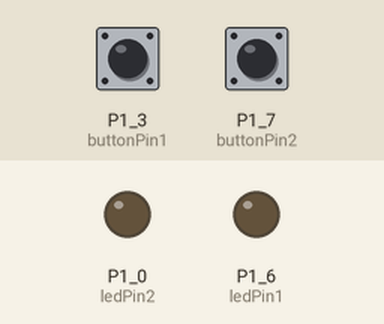
The sketch below on a simulated TI MSP430 LaunchPad. Shown: output pins drawn as LEDs (lit = HIGH). Inputs (shaded band) come from the test bench; at power-on: P1_3 (buttonPin1) HIGH, P1_7 (buttonPin2) HIGH. What the sketch prints to the serial monitor is not drawn.

Above: at 1.2 s.
1.3 s: P1_3 (buttonPin1) pulled LOW for 0.15 s
At 2.3 s:
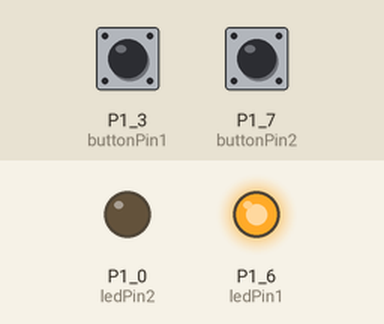
4.4 s: P1_7 (buttonPin2) pulled LOW for 3.2 s
At 7.3 s:
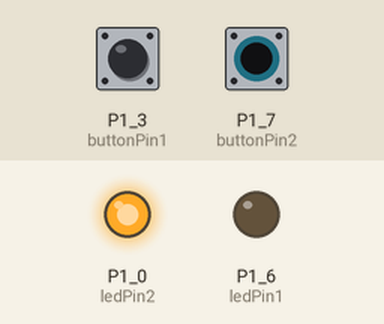
9.1 s: P1_3 (buttonPin1) pulled LOW for 3.2 s
At 12.3 s:
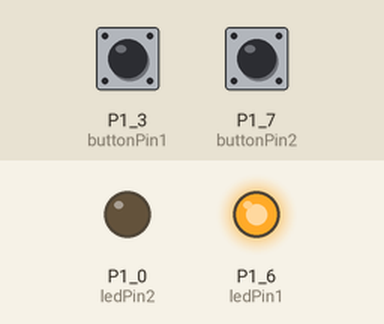
Timing chart, 0 to 17.8 s (numbered marks = the images above; inputs shaded):
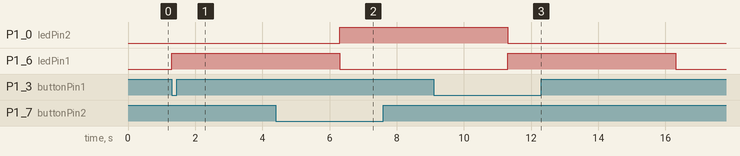

The sketch:

GSM_TEST_BUTTON_ino.ino
```cpp
const int buttonPin1 = PUSH2;     // the number of the pushbutton pin
const int buttonPin2 = P1_7;     // the number of the pushbutton pin
const int ledPin1 =  GREEN_LED;      // the number of the LED pin
const int ledPin2 =  RED_LED;      // the number of the LED pin

// variables will change:
int buttonState1 = 0;         // variable for reading the pushbutton status
int buttonState2 = 0;         // variable for reading the pushbutton status

void setup() {
  // initialize the LED pin as an output:
  pinMode(ledPin1, OUTPUT);
pinMode(ledPin2, OUTPUT);
  // initialize the pushbutton pin as an input:
  pinMode(buttonPin1, INPUT_PULLUP);
    pinMode(buttonPin2, INPUT_PULLUP);
 Serial.begin(9600);
}

void loop(){
  // read the state of the pushbutton value:
  buttonState1 = digitalRead(buttonPin1);
buttonState2 = digitalRead(buttonPin2);
  // check if the pushbutton is pressed.
  // if it is, the buttonState is HIGH:
  if (buttonState1 == LOW) {
    // turn LED on:
    digitalWrite(ledPin1, HIGH);
    digitalWrite(ledPin2, LOW);
 Serial.print("\n");
 Serial.print("AT+CMGS=");
  Serial.print('"');
  Serial.print("9886991029");
   Serial.print('"');
  Serial.print('\r');
  Serial.print("GSM TEST SMS");
   Serial.print("Fault 1");
  Serial.write(26);
  delay(5000);
  }
  else if (buttonState2 == LOW){
    // turn LED off:
    digitalWrite(ledPin1, LOW);
    digitalWrite(ledPin2, HIGH);
    Serial.print("\n");
    Serial.print("AT+CMGS=");
  Serial.print('"');
  Serial.print("9886991029");
   Serial.print('"');
  Serial.print('\r');
  Serial.print("GSM TEST SMS");
   Serial.print("Fault 2");
  Serial.write(26);
  delay(5000);
  }
  else {
    // turn LED off:
    digitalWrite(ledPin1, LOW);
    digitalWrite(ledPin2, LOW);
  }
}
```

Measured:
- after the input at 1.3 s, P1_6 (ledPin1): LOW → HIGH at once
- after the input at 4.4 s, P1_0 (ledPin2): LOW → HIGH after 1.9 s
- after the input at 9.1 s, P1_6 (ledPin1): LOW → HIGH after 2.2 s, → LOW 5.0 s later
